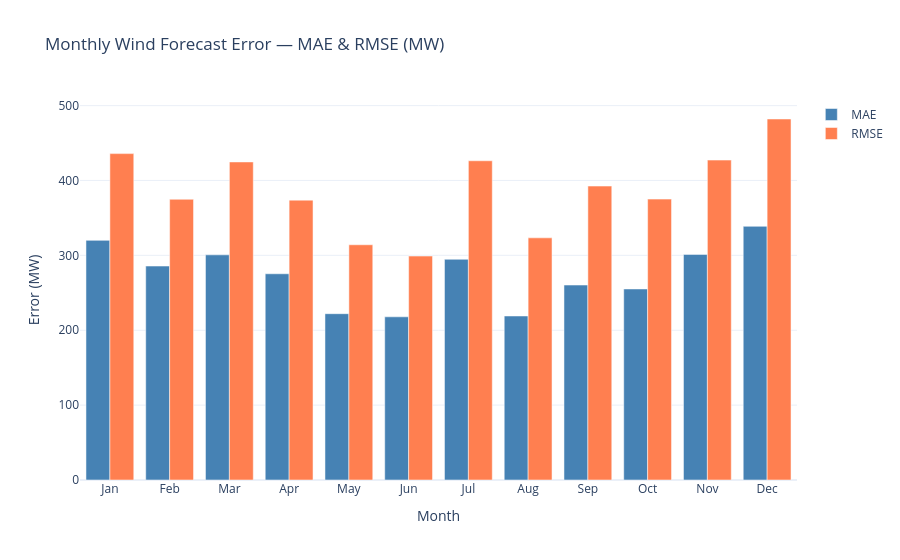

Write notebook code for a chart like this one.
### Code cell
# --- Chart 3: Monthly bar chart of MAE and RMSE ---
df["month"] = df.index.month
monthly_metrics = df.groupby("month")["error"].agg(
    MAE=lambda x: np.abs(x).mean(),
    RMSE=lambda x: np.sqrt((x**2).mean())
).reset_index()

month_labels = ["Jan","Feb","Mar","Apr","May","Jun",
                "Jul","Aug","Sep","Oct","Nov","Dec"]
monthly_metrics["month_name"] = monthly_metrics["month"].apply(lambda m: month_labels[m-1])

fig3 = go.Figure()
fig3.add_trace(go.Bar(
    x=monthly_metrics["month_name"], y=monthly_metrics["MAE"],
    name="MAE", marker_color="steelblue"
))
fig3.add_trace(go.Bar(
    x=monthly_metrics["month_name"], y=monthly_metrics["RMSE"],
    name="RMSE", marker_color="coral"
))

fig3.update_layout(
    title="Monthly Wind Forecast Error — MAE & RMSE (MW)",
    xaxis_title="Month",
    yaxis_title="Error (MW)",
    barmode="group",
    template="plotly_white"
)
fig3.show()

### Figure 1 — Plotly figure (JSON) as saved in the notebook; plotly's stock layout.template omitted (floating-point values rounded to 4 significant figures)
{"data": [{"marker": {"color": "steelblue"}, "name": "MAE", "type": "bar", "x": ["Jan", "Feb", "Mar", "Apr", "May", "Jun", "Jul", "Aug", "Sep", "Oct", "Nov", "Dec"], "y": [320.0, 285.7, 300.7, 275.4, 222.1, 217.9, 294.8, 219.1, 260.4, 255.1, 301.3, 338.8]}, {"marker": {"color": "coral"}, "name": "RMSE", "type": "bar", "x": ["Jan", "Feb", "Mar", "Apr", "May", "Jun", "Jul", "Aug", "Sep", "Oct", "Nov", "Dec"], "y": [435.9, 374.9, 424.8, 373.8, 314.2, 299.1, 426.3, 323.4, 392.6, 375.1, 427.2, 482.1]}], "layout": {"barmode": "group", "title": {"text": "Monthly Wind Forecast Error — MAE & RMSE (MW)"}, "xaxis": {"title": {"text": "Month"}}, "yaxis": {"title": {"text": "Error (MW)"}}}}
